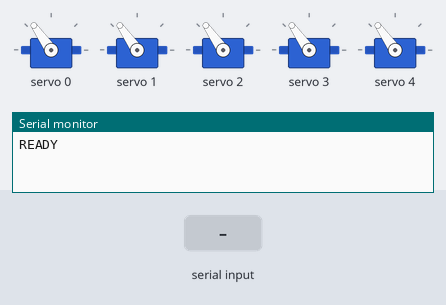
Bench run of a sketch on a simulated Arduino Uno, built with avr-gcc and run on an emulated ATmega328P. Parts: 5 × servo, the last lines printed to the serial monitor. The test bench sets the inputs (shaded band).

Above: at 1.2 s.
1.3 s: "90:45\n" received over Serial
At 1.8 s:
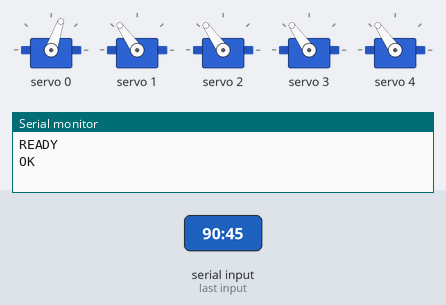
2.8 s: "30:150\n" received over Serial
At 4.2 s:
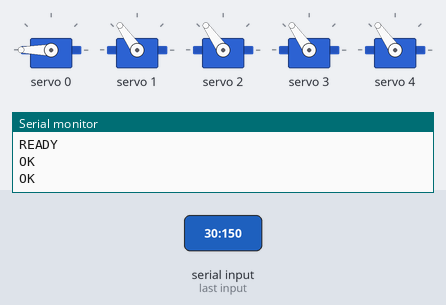
Timing chart, 0 to 5.8 s (numbered marks = the images above; inputs shaded):
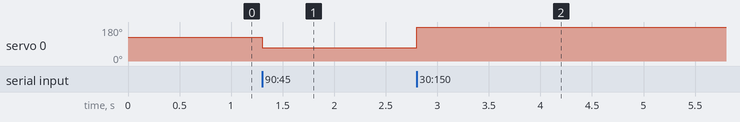

Measured:
- after the input at 1.3 s, servo 0: 125° → 71° at once
- after the input at 2.8 s, servo 0: 71° → 180° at once

The sketch:

smart_hand.ino
```cpp
#include <Wire.h>
#include <Adafruit_PWMServoDriver.h>

// PCA9685 driver — default I2C address 0x40
Adafruit_PWMServoDriver pwm = Adafruit_PWMServoDriver();

// Servo pulse range (adjust after calibration)
#define SERVO_MIN 150  // pulse length for 0 degrees
#define SERVO_MAX 600  // pulse length for 180 degrees
#define NUM_SERVOS 5

String inputBuffer = "";

void setup() {
  Serial.begin(115200);
  pwm.begin();
  pwm.setPWMFreq(50); // Standard servo frequency

  // Move all servos to 90 degrees (neutral) on startup
  for (int i = 0; i < NUM_SERVOS; i++) {
    setServoAngle(i, 90);
  }

  Serial.println("READY");
}

void loop() {
  while (Serial.available()) {
    char c = Serial.read();
    if (c == '\n') {
      processCommand(inputBuffer);
      inputBuffer = "";
    } else {
      inputBuffer += c;
    }
  }
}

void processCommand(String cmd) {
  cmd.trim();
  if (cmd.length() == 0) return;

  // Parse format: "S0:90,S1:45,S2:120,S3:90,S4:60"
  int servo = 0;
  int startIdx = 0;

  while (startIdx < (int)cmd.length() && servo < NUM_SERVOS) {
    // Find "S<n>:" prefix
    int colonIdx = cmd.indexOf(':', startIdx);
    if (colonIdx == -1) break;

    // Find end of value (comma or end of string)
    int commaIdx = cmd.indexOf(',', colonIdx);
    if (commaIdx == -1) commaIdx = cmd.length();

    // Extract angle value
    String valueStr = cmd.substring(colonIdx + 1, commaIdx);
    int angle = valueStr.toInt();
    angle = constrain(angle, 0, 180);

    setServoAngle(servo, angle);
    servo++;
    startIdx = commaIdx + 1;
  }

  Serial.println("OK");
}

void setServoAngle(int channel, int angle) {
  int pulse = map(angle, 0, 180, SERVO_MIN, SERVO_MAX);
  pwm.setPWM(channel, 0, pulse);
}
```
